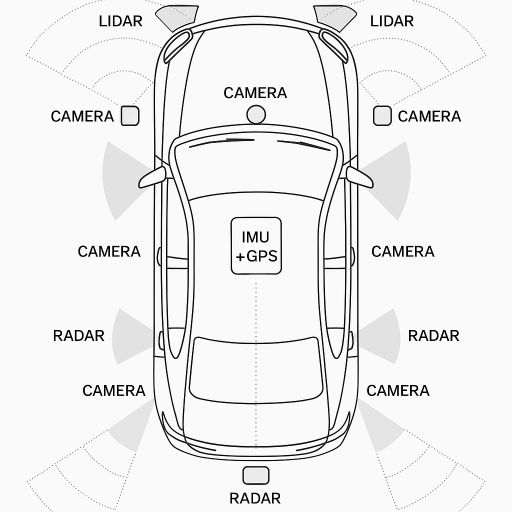
#> input picture Example.png, 1024 x 1024 px, given in place of the camera (shown at 1/2 size)
$ python anchor_tracking.py
#> lines starting #> are read from the running program, lines starting #| are printed output that depends on the picture; after the words box and inside, x2 and y2 are one past the last pixel; in counts of white or black regions, pixels touching at a corner belong together
import cv2
import numpy as np
import time
import json
import os
import logging
import math

logging.basicConfig(filename='anchor_tracking.log', level=logging.INFO,
                    format='%(asctime)s - %(message)s')

FLAG_PATH = '/home/orangepi/Documents/YOLO/tracking_enabled.flag'

def set_tracking(enabled: bool):
    tmp_path = FLAG_PATH + '.tmp'
    try:
        with open(tmp_path, 'w') as f:
            f.write('1' if enabled else '0')
        os.replace(tmp_path, FLAG_PATH)
    except Exception as e:
        logging.error(f"Ошибка записи флага трекинга: {e}")

def is_tracking_enabled():
    if not os.path.exists(FLAG_PATH):
        return False
    try:
        with open(FLAG_PATH, 'r') as f:
            return f.read().strip() == '1'
    except Exception as e:
        logging.error(f"Ошибка чтения флага трекинга: {e}")
        return False

def t_tracking_flag():
    current = is_tracking_enabled()
    set_tracking(not current)

def save_offset(avg_x, avg_y, angle):
    data = {
        'x': float(avg_x),
        'y': float(avg_y),
        'angle': float(angle)
    }
    tmp_filename = '/home/orangepi/Documents/YOLO/offsets_tmp.json'
    final_filename = '/home/orangepi/Documents/YOLO/offsets.json'
    try:
        with open(tmp_filename, 'w') as f:
            json.dump(data, f)
        os.replace(tmp_filename, final_filename)
    except Exception as e:
        logging.error(f"Error saving offsets: {e}")

# Инициализация фильтра Калмана для [dx, dy, angle]
def init_kalman():
    kf = cv2.KalmanFilter(3, 3)  # 3 состояния, 3 измерения

    kf.transitionMatrix = np.eye(3, dtype=np.float32)  # состояние без изменений по умолчанию
    kf.measurementMatrix = np.eye(3, dtype=np.float32)

    kf.processNoiseCov = np.eye(3, dtype=np.float32) * 1e-4  # шум модели (настройка)
    kf.measurementNoiseCov = np.eye(3, dtype=np.float32) * 1e-2  # шум измерений (настройка)

    kf.statePre = np.zeros((3,1), dtype=np.float32)
    kf.statePost = np.zeros((3,1), dtype=np.float32)

    return kf

def main():
    cap = cv2.VideoCapture(0)
    cv2.namedWindow("Anchor Optical Flow Tracker", cv2.WND_PROP_FULLSCREEN)
    cv2.setWindowProperty("Anchor Optical Flow Tracker", cv2.WND_PROP_FULLSCREEN, cv2.WINDOW_FULLSCREEN)
    if not cap.isOpened():
        print("Ошибка: не удалось открыть камеру")
        return

    proc_width, proc_height = 720, 576

    lk_params = dict(winSize=(21, 21),
                     maxLevel=3,
                     criteria=(cv2.TERM_CRITERIA_EPS | cv2.TERM_CRITERIA_COUNT, 30, 0.01))

    first_gray = None
    first_pts = None
    tracking_initialized = False
    accumulated_offset = np.array([0.0, 0.0])
    prev_time = time.time()
    prev_angle = 0.0

    alpha = 0.3  # коэффициент сглаживания угла

    kalman = init_kalman()

    while True:
        ret, frame = cap.read()
#> frame is the input picture: shape (1024, 1024, 3); mean B, G, R 237.6, 237.5, 237.6
        if not ret:
            logging.error("Не удалось получить кадр с камеры")
            break

        tracking_enabled = is_tracking_enabled()

        frame_proc = cv2.resize(frame, (proc_width, proc_height))
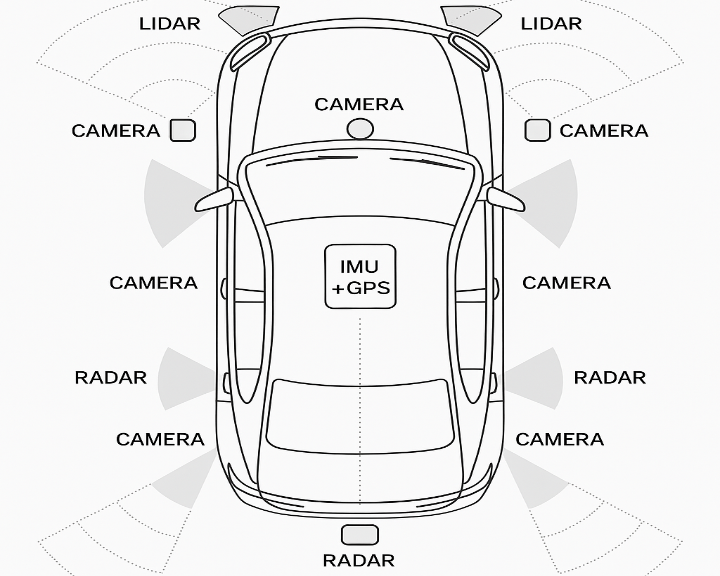
#> frame_proc: shape (576, 720, 3); mean B, G, R 237.5, 237.4, 237.5
        gray = cv2.cvtColor(frame_proc, cv2.COLOR_BGR2GRAY)

        if not tracking_enabled:
            first_gray = None
            first_pts = None
            tracking_initialized = False
            accumulated_offset = np.array([0.0, 0.0])
            prev_angle = 0.0
            kalman = init_kalman()  # сброс фильтра Калмана

            vis = frame_proc.copy()
            cv2.putText(vis, "Tracking disabled (press 't' to enable)", (10, 30),
                        cv2.FONT_HERSHEY_SIMPLEX, 0.7, (0, 0, 255), 2)
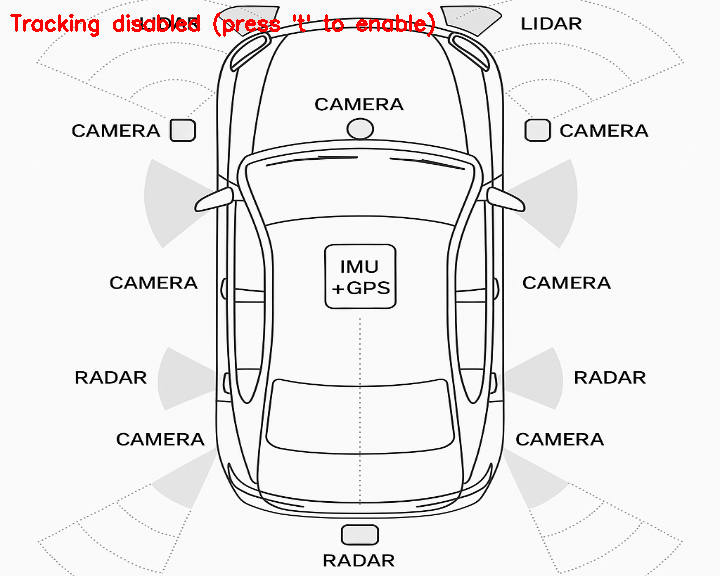
#> vis: shape (576, 720, 3); 0.68% of pixels changed, all inside (x1, y1, x2, y2) = (10, 12, 435, 37)
            cv2.imshow("Anchor Optical Flow Tracker", vis)

            key = cv2.waitKey(1) & 0xFF
#> (key q is pressed here)
            if key == ord('q'):
                break
            elif key == ord('t'):
                t_tracking_flag()
            continue

        if not tracking_initialized:
            pts = cv2.goodFeaturesToTrack(gray, maxCorners=300, qualityLevel=0.015, minDistance=7)
            if pts is not None and len(pts) > 0:
                first_gray = gray.copy()
                first_pts = pts
                tracking_initialized = True
                accumulated_offset = np.array([0.0, 0.0])
                prev_angle = 0.0
                kalman = init_kalman()
            else:
                vis = frame_proc.copy()
                cv2.putText(vis, "No keypoints for initialization", (10, 30),
                            cv2.FONT_HERSHEY_SIMPLEX, 0.7, (0, 0, 255), 2)
                cv2.imshow("Anchor Optical Flow Tracker", vis)
                key = cv2.waitKey(1) & 0xFF
                if key == ord('q'):
                    break
                elif key == ord('t'):
                    t_tracking_flag()
                continue

        next_pts, status, error = cv2.calcOpticalFlowPyrLK(first_gray, gray, first_pts, None, **lk_params)

        if next_pts is None or status is None:
            logging.warning("Оптический поток не найден, сброс трекинга")
            first_gray = None
            first_pts = None
            tracking_initialized = False
            accumulated_offset = np.array([0.0, 0.0])
            prev_angle = 0.0
            kalman = init_kalman()
            continue

        status = status.flatten()
        good_new = next_pts[status == 1].reshape(-1, 2)
        good_old = first_pts[status == 1].reshape(-1, 2)

        if len(good_new) < 10:
            logging.warning("Слишком мало отслеживаемых точек, сброс трекинга")
            first_gray = None
            first_pts = None
            tracking_initialized = False
            accumulated_offset = np.array([0.0, 0.0])
            prev_angle = 0.0
            kalman = init_kalman()
            continue

        H, inliers = cv2.estimateAffinePartial2D(
            good_old.reshape(-1, 1, 2), good_new.reshape(-1, 1, 2),
            method=cv2.RANSAC, ransacReprojThreshold=3, maxIters=2000)

        angle = prev_angle
        if H is not None and inliers is not None and np.count_nonzero(inliers) > 5:
            raw_angle_rad = math.atan2(H[1, 0], H[0, 0])
            raw_angle = math.degrees(raw_angle_rad)

            angle_diff = ((raw_angle - prev_angle + 180) % 360) - 180
            angle = prev_angle + alpha * angle_diff
            if angle > 180:
                angle -= 360
            elif angle < -180:
                angle += 360

        dxs = good_new[:, 0] - good_old[:, 0]
        dys = good_new[:, 1] - good_old[:, 1]
        avg_dx = np.mean(dxs)
        avg_dy = np.mean(dys)

        # Используем фильтр Калмана для сглаживания dx, dy и угла
        measurement = np.array([[np.float32(avg_dx)],
                                [np.float32(avg_dy)],
                                [np.float32(angle)]])
        predicted = kalman.predict()
        corrected = kalman.correct(measurement)
        filtered_dx, filtered_dy, filtered_angle = corrected.flatten()

        accumulated_offset = np.array([filtered_dx, filtered_dy])
        prev_angle = filtered_angle

        save_offset(accumulated_offset[0], accumulated_offset[1], prev_angle)

        vis = frame_proc.copy()
        center = (proc_width // 2, proc_height // 2)
        offset_point = (
            int(center[0] - accumulated_offset[0] * 1.5),
            int(center[1] - accumulated_offset[1] * 1.5)
        )
        cv2.arrowedLine(vis, center, offset_point, (0, 255, 0), 2, tipLength=0.3)
        cv2.circle(vis, center, 5, (0, 0, 255), -1)
        cv2.putText(vis, f"Offset X: {accumulated_offset[0]:.2f}", (10, 60),
                    cv2.FONT_HERSHEY_SIMPLEX, 0.7, (255, 255, 255), 2)
        cv2.putText(vis, f"Offset Y: {accumulated_offset[1]:.2f}", (10, 90),
                    cv2.FONT_HERSHEY_SIMPLEX, 0.7, (255, 255, 255), 2)
        cv2.putText(vis, f"Angle: {prev_angle:.2f}", (10, 120),
                    cv2.FONT_HERSHEY_SIMPLEX, 0.7, (255, 255, 255), 2)

        current_time = time.time()
        fps = 1.0 / (current_time - prev_time) if current_time != prev_time else 0
        prev_time = current_time
        cv2.putText(vis, f"FPS: {fps:.1f}", (10, proc_height - 10),
                    cv2.FONT_HERSHEY_SIMPLEX, 0.6, (255, 255, 255), 2)

        cv2.imshow("Anchor Optical Flow Tracker", vis)

        key = cv2.waitKey(1) & 0xFF
        if key == ord('q'):
            break
        elif key == ord('r'):
            pts = cv2.goodFeaturesToTrack(gray, maxCorners=300, qualityLevel=0.015, minDistance=7)
            if pts is not None and len(pts) > 0:
                first_pts = pts
                first_gray = gray.copy()
                accumulated_offset = np.array([0.0, 0.0])
                prev_angle = 0.0
                tracking_initialized = True
                kalman = init_kalman()
        elif key == ord('t'):
            t_tracking_flag()

    cap.release()
    cv2.destroyAllWindows()

if __name__ == "__main__":
    main()
